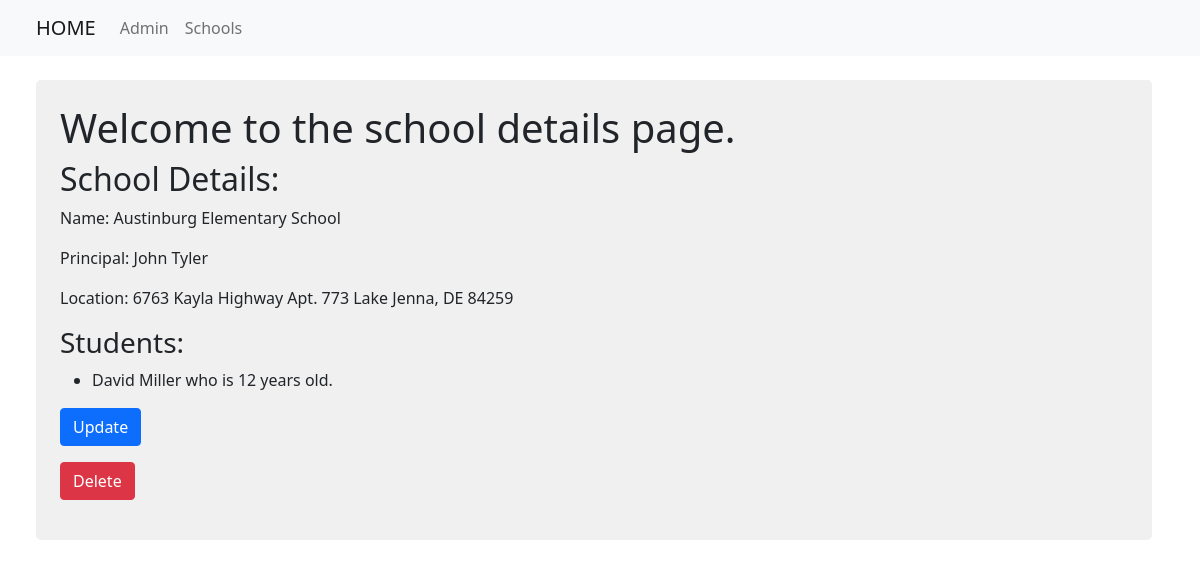
Screenshot of /basic_app/12/ with the database file from the repository.
### basic_app/models.py (models this page shows, shortened)
class School(models.Model):
    name = models.CharField(max_length=256)
    principal = models.CharField(max_length=256)
    location = models.CharField(max_length=256)

class Student(models.Model):
    name = models.CharField(max_length=256)
    age = models.PositiveIntegerField()
    school = models.ForeignKey(School, related_name='students', on_delete=models.CASCADE, default="FIRST")

### basic_app/views.py (the view)
# urls.py: path('<int:pk>/',views.SchoolDetailView.as_view(), name='school_detail'),
class SchoolDetailView(DetailView):
    context_object_name = 'school_detail'
    model = models.School
    template_name = "basic_app/school_detail.html"

### basic_app/templates/basic_app/school_detail.html
<!DOCTYPE html>
{% extends  "basic_app/basic_app_base.html" %}
    {% block body_block %}
    <div class="p-4 shadow-4 rounded-3" style="background-color: hsl(0, 0%, 94%);">
        <h1>Welcome to the school details page.</h1>
        <h2>School Details:</h2>
        <p>Name: {{ school_detail.name }}</p>
        <p>Principal: {{ school_detail.principal }}</p>
        <p>Location: {{ school_detail.location }}</p>
        <h3>Students:</h3>
        <ul>
            {% for student in school_detail.students.all %}
                <li>{{ student.name }} who is {{ student.age }} years old.</li>
            {% endfor %}
        </ul>
        <p><a class = "btn btn-primary" href="{% url 'basic_app:update' pk=school_detail.pk %}">Update</a></p>
        <p><a class = "btn btn-danger" href="{% url 'basic_app:delete' pk=school_detail.pk %}">Delete</a></p>
    </div>
    {% endblock %}

### rows the page displays
School: name "Austinburg Elementary School", principal "John Tyler", location "6763 Kayla Highway Apt. 773 Lake Jenna, DE 84259"
Student: name "David Miller", age "12"
